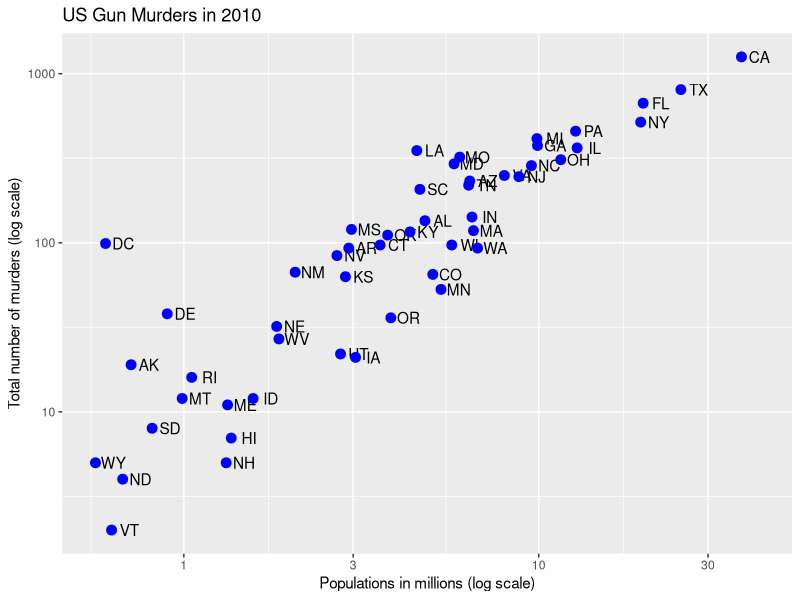
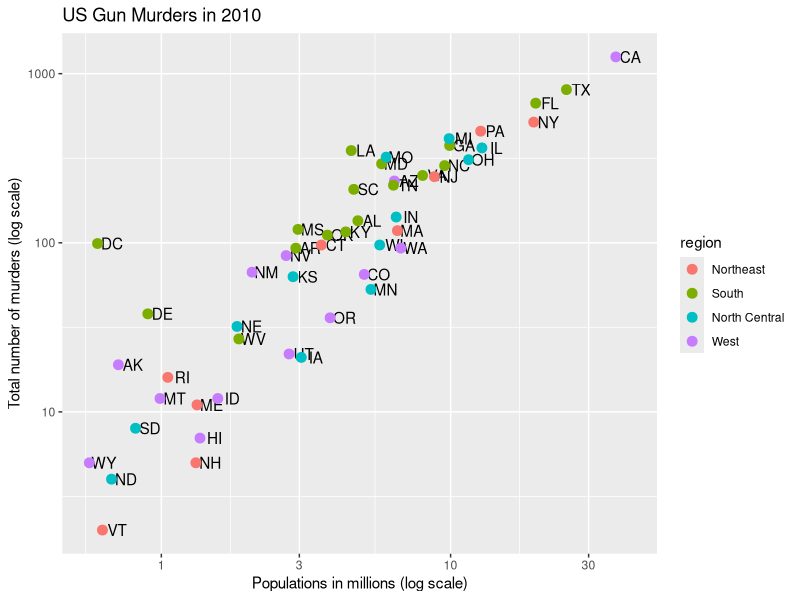
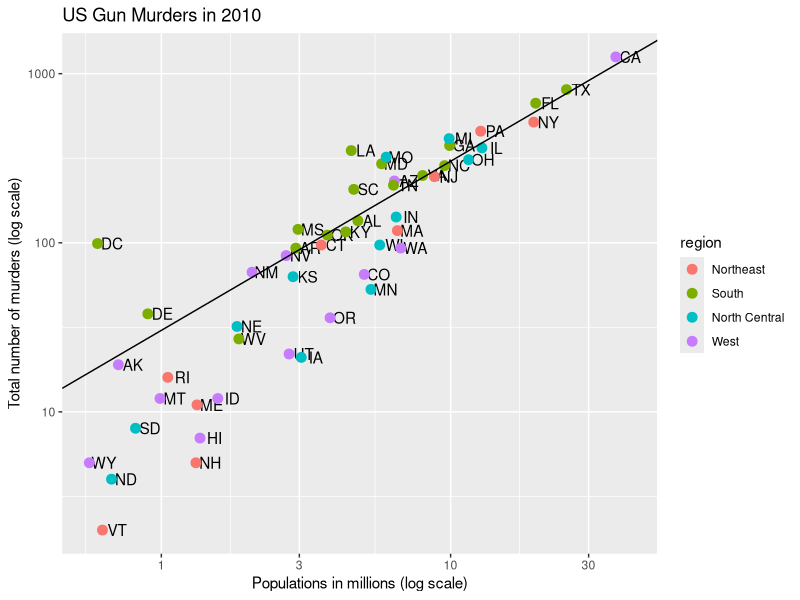
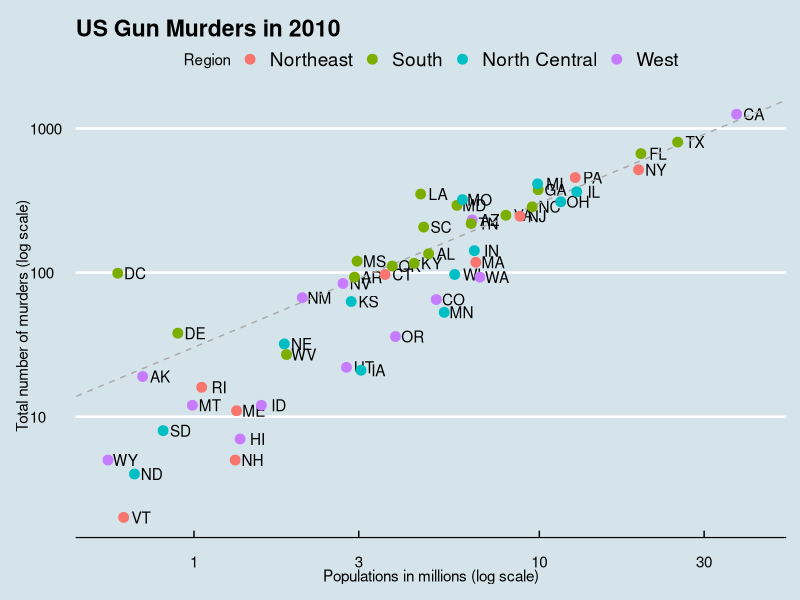
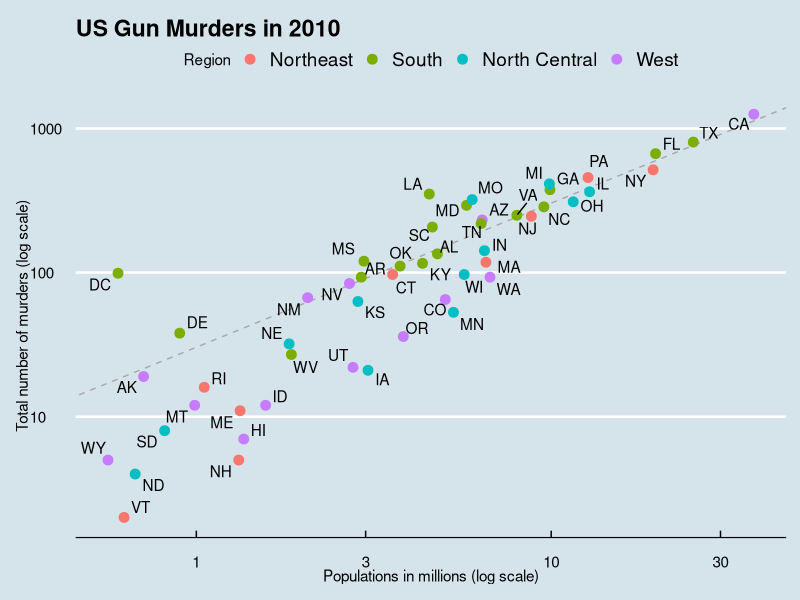
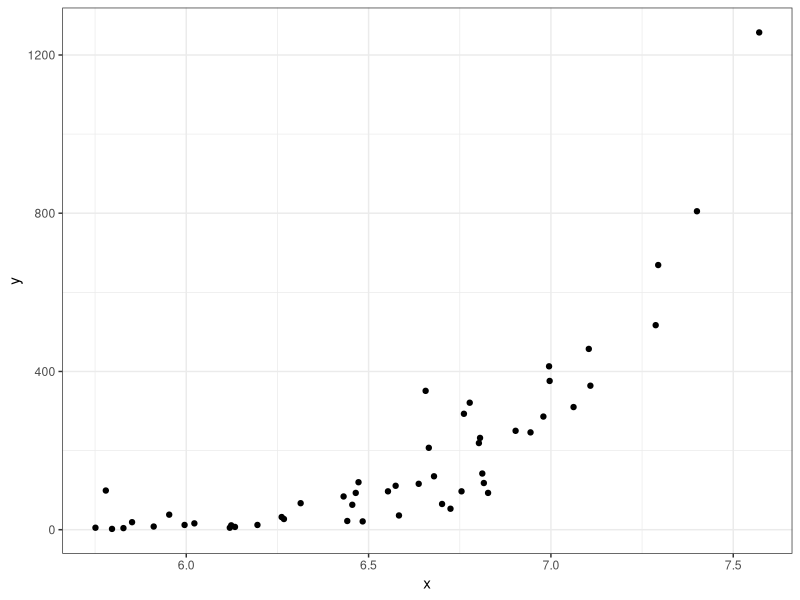
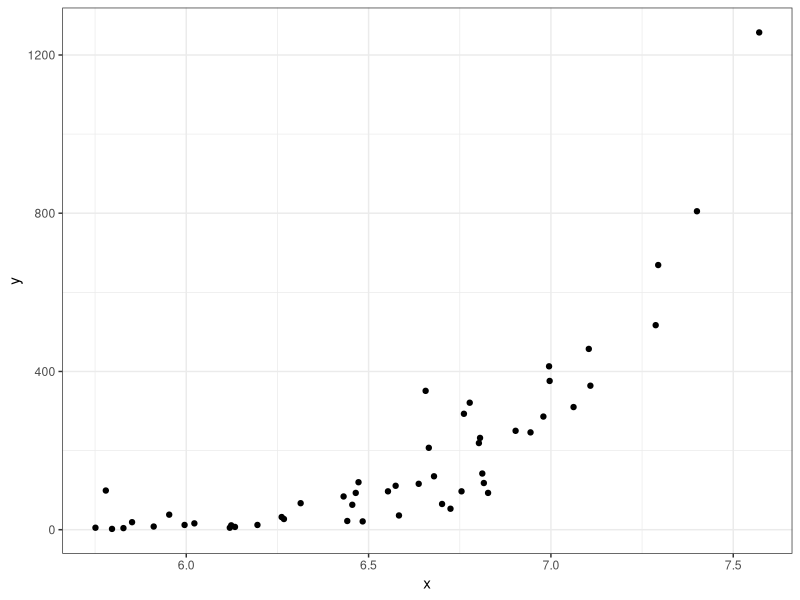
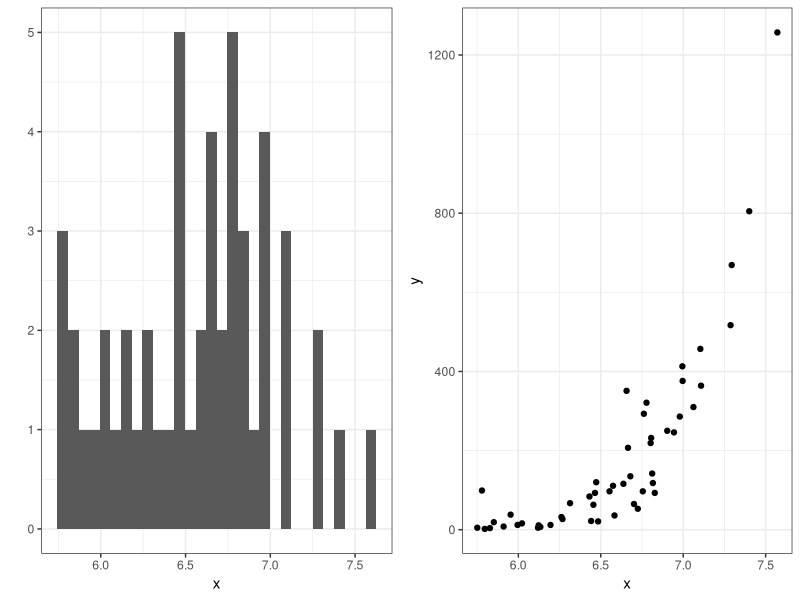

R code for these plots, in order: (Note: this script raises an error after producing the figures.)
## ---- chunk 1
library(dplyr)
library(ggplot2)
library(dslabs)
data(heights)
data(murders)
p <-  murders %>% ggplot(aes(population/10^6, total, label = abb)) +   
  geom_text(nudge_x = 0.05) + 
  scale_x_log10() +
  scale_y_log10() +
  xlab("Populations in millions (log scale)") + 
  ylab("Total number of murders (log scale)") +
  ggtitle("US Gun Murders in 2010")
## ---- chunk 2
p + geom_point(size = 3, color ="blue")
## ---- chunk 3
p + geom_point(aes(col=region), size = 3)
## ---- chunk 4
r <- murders %>% 
  summarize(rate = sum(total) /  sum(population) * 10^6) %>% 
  pull(rate)
## ---- chunk 5
p + geom_point(aes(col=region), size = 3) + 
  geom_abline(intercept = log10(r))
## ---- chunk 6
p <- p + geom_abline(intercept = log10(r), lty = 2, color = "darkgrey") +
  geom_point(aes(col=region), size = 3)
## ---- chunk 7
p <- p + scale_color_discrete(name = "Region")
## ---- chunk 8
ds_theme_set()
## ---- chunk 9
install.packages("ggthemes")
library(ggthemes)
p + theme_economist()
## ---- chunk 10
library(ggthemes)
install.packages("ggrepel")
library(ggrepel)

r <- murders %>% 
  summarize(rate = sum(total) /  sum(population) * 10^6) %>%
  pull(rate)

murders %>% ggplot(aes(population/10^6, total, label = abb)) +   
  geom_abline(intercept = log10(r), lty = 2, color = "darkgrey") +
  geom_point(aes(col=region), size = 3) +
  geom_text_repel() + 
  scale_x_log10() +
  scale_y_log10() +
  xlab("Populations in millions (log scale)") + 
  ylab("Total number of murders (log scale)") +
  ggtitle("US Gun Murders in 2010") + 
  scale_color_discrete(name = "Region") +
  theme_economist()
## ---- chunk 11
data(murders)
x <- log10(murders$population)
y <- murders$total
## ---- chunk 12
data.frame(x = x, y = y) %>% 
  ggplot(aes(x, y)) +
  geom_point()
## ---- chunk 13
qplot(x, y)
## ---- chunk 14
install.packages("gridExtra")
library(gridExtra)
p1 <- qplot(x)
p2 <- qplot(x,y)
grid.arrange(p1, p2, ncol = 2)
## ---- chunk 15
library(dplyr)
library(ggplot2)
library(dslabs)
data(heights)
data(murders)
## ---- chunk 16
p <- ggplot(data = murders)
## ---- chunk 17
p <- ggplot(murders)
## ---- chunk 18
p <- murders %>% ggplot()
## ---- chunk 19
class(p)
## ---- chunk 20
x <- 2
x
print(x)
## ---- chunk 21
p <- heights %>% ggplot()
class(p)
## ---- chunk 22
murders %>% ggplot(aes(x = , y = )) +
  geom_point()
## ---- chunk 23
murders %>% ggplot(aes(x =population , y =total )) +
  geom_point()
## ---- chunk 24
murders %>% ggplot(aes(population, total)) +
  geom_point()
## ---- chunk 25
murders %>% ggplot(aes(total,population)) +
  geom_point()
## ---- chunk 26
murders %>% ggplot(aes(population, total)) + geom_label()
## ---- chunk 27
library(dplyr)
library(ggplot2)
library(dslabs)
data(murders)
murders %>% ggplot(aes(population, total, label=abb)) +
  geom_point()+
  geom_label()
## ---- chunk 28
murders %>% ggplot(aes(population, total,label= abb)) +
  geom_label(color='blue')
## ---- chunk 29
murders %>% ggplot(aes(population, total, label = abb,color=region)) +
  geom_label()
## ---- chunk 30
p <- murders %>% 
  ggplot(aes(population, total, label = abb, color = region)) +
  geom_label()
## ---- chunk 31
p <- murders %>% ggplot(aes(population, total, label = abb, color = region)) + geom_label()

p + scale_x_log10()

## ---- chunk 32
p + scale_x_log10() + scale_y_log10()
## ---- chunk 33
p <- murders %>% ggplot(aes(population, total, label = abb, color = region)) +
  geom_label()
# add a layer to add title to the next line
p + scale_x_log10() + 
    scale_y_log10() + ggtitle("Gun murder data")
